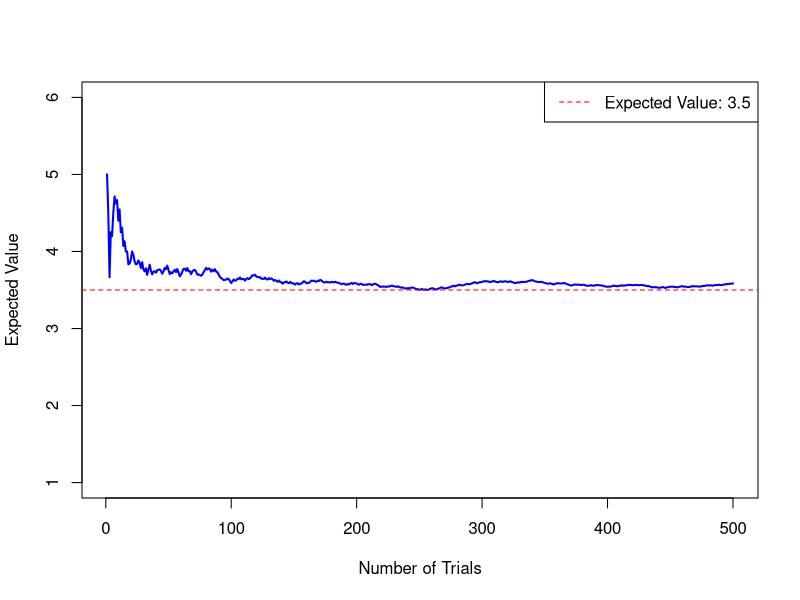

R code for this plot:
eyes <- seq(1, 6)
probs<- rep(1/length(eyes), length(eyes))
expected_value<- round(sum(eyes*probs), 2)


n<- 500
values<- NULL
averages<- NULL

for (roll in 1:n){
 values<- c(values, sample(x = eyes, size = 1, prob = probs))
 averages <- c(averages, mean(values))
}


par(xpd = FALSE)
plot (
 x = seq(1:length(averages)),
 y = averages,
 type = "l",
 ylim = c(min(eyes), max(eyes)),
 lwd = 2,
 ylab = "Expected Value",
 xlab = "Number of Trials",
 col = "blue",
 )

abline(h = expected_value, lty = 2, col = "red")
legend("topright",
 legend = paste("Expected Value:", as.character(expected_value)),
 col = "red",
 lty = 2
 )